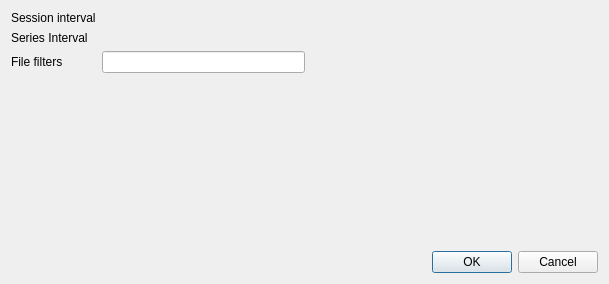
<?xml version="1.0" encoding="UTF-8"?>
<ui version="4.0">
 <class>SettingsWindow</class>
 <widget class="QDialog" name="SettingsWindow">
  <property name="geometry">
   <rect>
    <x>0</x>
    <y>0</y>
    <width>609</width>
    <height>284</height>
   </rect>
  </property>
  <property name="windowTitle">
   <string>Dialog</string>
  </property>
  <layout class="QVBoxLayout" name="verticalLayout_2">
   <item>
    <layout class="QHBoxLayout" name="horizontalLayout">
     <item>
      <layout class="QFormLayout" name="formLayout_2">
       <property name="formAlignment">
        <set>Qt::AlignLeading|Qt::AlignLeft|Qt::AlignTop</set>
       </property>
       <item row="0" column="0">
        <widget class="QLabel" name="label">
         <property name="text">
          <string>Session interval</string>
         </property>
        </widget>
       </item>
       <item row="1" column="0">
        <widget class="QLabel" name="label_2">
         <property name="text">
          <string>Series Interval</string>
         </property>
        </widget>
       </item>
       <item row="2" column="0">
        <widget class="QLabel" name="label_3">
         <property name="text">
          <string>File filters</string>
         </property>
        </widget>
       </item>
       <item row="2" column="1">
        <widget class="QLineEdit" name="fileFilterEdit"/>
       </item>
       <item row="0" column="1">
        <widget class="HourMinSecWidget" name="sessionIntervalEdit" native="true"/>
       </item>
       <item row="1" column="1">
        <widget class="HourMinSecWidget" name="seriesIntervalEdit" native="true"/>
       </item>
      </layout>
     </item>
     <item>
      <spacer name="horizontalSpacer">
       <property name="orientation">
        <enum>Qt::Horizontal</enum>
       </property>
       <property name="sizeHint" stdset="0">
        <size>
         <width>40</width>
         <height>20</height>
        </size>
       </property>
      </spacer>
     </item>
    </layout>
   </item>
   <item>
    <widget class="QDialogButtonBox" name="buttonBox">
     <property name="orientation">
      <enum>Qt::Horizontal</enum>
     </property>
     <property name="standardButtons">
      <set>QDialogButtonBox::Cancel|QDialogButtonBox::Ok</set>
     </property>
    </widget>
   </item>
  </layout>
 </widget>
 <customwidgets>
  <customwidget>
   <class>HourMinSecWidget</class>
   <extends>QWidget</extends>
   <header>hourminsecwidget.h</header>
   <container>1</container>
  </customwidget>
 </customwidgets>
 <resources/>
 <connections>
  <connection>
   <sender>buttonBox</sender>
   <signal>accepted()</signal>
   <receiver>SettingsWindow</receiver>
   <slot>accept()</slot>
   <hints>
    <hint type="sourcelabel">
     <x>248</x>
     <y>254</y>
    </hint>
    <hint type="destinationlabel">
     <x>157</x>
     <y>274</y>
    </hint>
   </hints>
  </connection>
  <connection>
   <sender>buttonBox</sender>
   <signal>rejected()</signal>
   <receiver>SettingsWindow</receiver>
   <slot>reject()</slot>
   <hints>
    <hint type="sourcelabel">
     <x>316</x>
     <y>260</y>
    </hint>
    <hint type="destinationlabel">
     <x>286</x>
     <y>274</y>
    </hint>
   </hints>
  </connection>
 </connections>
</ui>
